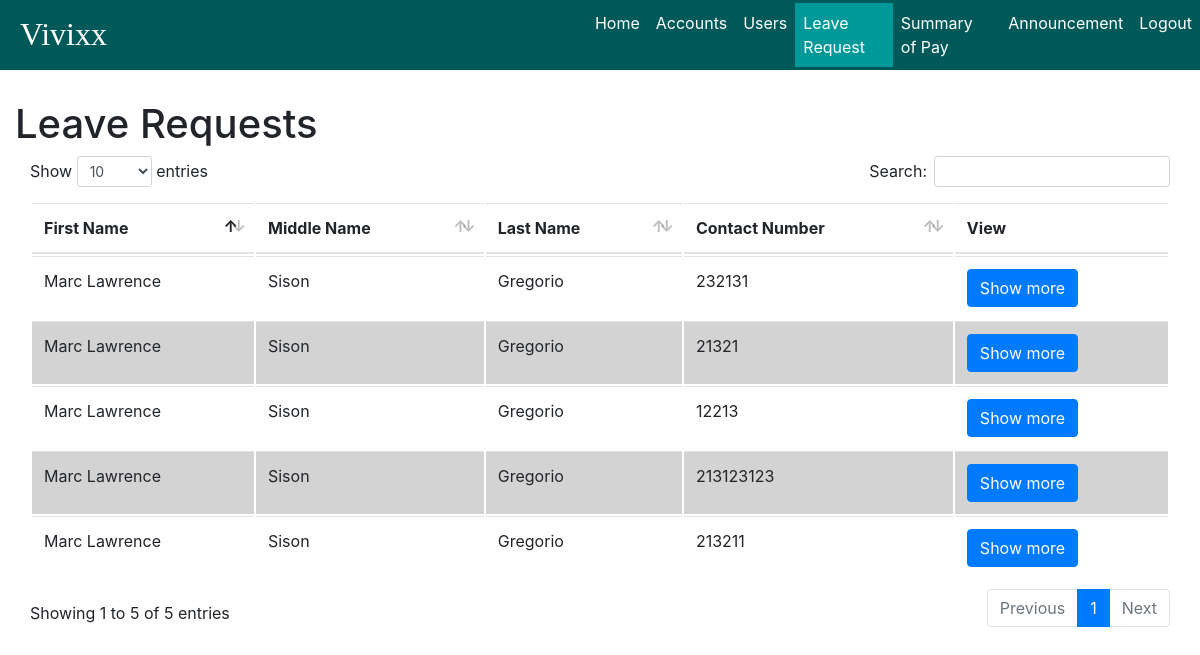
Screenshot of /admin/leave_request/leave_requests.php (signed in) with the database file from the repository.
### tables this page shows
CREATE TABLE `leave_req` (
  `leave_req_id` int(11) NOT NULL AUTO_INCREMENT,
  `user_id` int(11) NOT NULL,
  `employee` varchar(100) NOT NULL,
  `department` varchar(100) NOT NULL,
  `position` varchar(45) NOT NULL,
  `date_hired` date NOT NULL,
  `date_filed` date NOT NULL,
  `reason` varchar(100) NOT NULL,
  `contact_address` varchar(100) NOT NULL,
  `contact_number` int(11) NOT NULL,
  `from` date NOT NULL,
  `to` date NOT NULL,
  `status` enum('accepted','rejected','pending') NOT NULL DEFAULT 'pending',
  PRIMARY KEY (`leave_req_id`),
  UNIQUE KEY `leave_req_id_UNIQUE` (`leave_req_id`)
);

### admin/leave_request/leave_requests.php (the view, shortened to what this page needs)
<?php
	include '../../utilities/session.php';
?>
<!DOCTYPE html>
<html>
<head>
	<link rel="stylesheet" href="../../style/bootstrap/bootstrap.min.css">
	<link type="text/css" rel="stylesheet" href="../style/style.css" media="screen, projection">
    <link rel="stylesheet" href="../../style/datatables.css">
</head>
<body>
	<div id="wrapper">
		<nav class="navbar fixed-top navbar-expand-lg navbar-dark" id="navigation-bar">
			<a href="index" class="navbar-brand" style="margin-right:40vw;">Vivixx</a>
			<div class="collapse navbar-collapse" id="navbar-content">
				<ul class="navbar-nav">
					<li class="nav-item">
						<a class="nav-link" href="../index.php">Home</a>
					</li>
					<li class="nav-item">
						<a class="nav-link" href="../accounts/accounts_status.php">Accounts</a>
					</li>
					<li class="nav-item">
						<a class="nav-link" href="../user_information/user_information.php">Users</a>
					</li>
					<li class="nav-item  active">
						<a class="nav-link" href="../leave_request/leave_requests.php">Leave Request</a>
					</li>
					<li class="nav-item">
						<a class="nav-link" href="#">Summary of Pay</a>
					</li>
					<li class="nav-item">
						<a class="nav-link" href="../announcements/announcement.php">Announcement</a>
					</li>
					<li class="nav-item">
						<a class="nav-link logout" href="../logout.php">Logout</a>
					</li>
				</ul>
			</div>
		</nav>
		<div class="leave-request-content container-fluid">
			<h1>Leave Requests</h1>
				<table class="table" id="leave">
					<thead>
						<tr>
							<th>First Name</th>
							<th>Middle Name</th>
							<th>Last Name</th>
							<th>Contact Number</th>
							<th>View</th>
						</tr>
					</thead>
					<?php
					$sql = "select * from leave_req where status='pending';";
					$result = $connect->query($sql);
					if($result-> num_rows > 0){
						while($row = $result->fetch_assoc()){
							$fname = explode(",",$row["employee"])[0];
							$mname = explode(",",$row["employee"])[1];
							$lname = explode(",",$row["employee"])[2];
						$show = "
								<input name='show' value='show' style='display: none;'>
								<a href='view_leave_request_form.php?user_id=".$row['user_id']."&req_id=".$row['leave_req_id']."&fname=".$fname."&mname=".$mname."&lname=".$lname."'   class='show btn btn-primary'>Show more</a>";
							echo "
							<tr>
							<td>" . ucwords($fname) . "</td>
							<td>" . ucwords($mname) . "</td>
							<td>" . ucwords($lname) . "</td>
							<td>" . $row['contact_number'] . "</td>
							<td>" . $show ."</td>
							</tr>";
						}
						}
					?>
        		</table>
    	</div>
	</div>
</body>
</html>

### admin/style/style.css (style rules this page uses)
#navigation-bar { background-color: #005959; max-height: 70px; min-height: 70px; padding: 0 0 0 5px; }
#navigation-bar .navbar-brand { font-size: 2rem; font-family: rockwell; height: auto; margin: 3px 5px 5px 15px; }
#navigation-bar .navbar-nav .active { background-color: #009999; }
#navigation-bar .navbar-nav .nav-link { color: #fff; display: block; }
#wrapper .leave-request-content { margin-top: 100px; }
#wrapper #navbar-content { background-color: inherit; }

### style/datatables.css (style rules this page uses)
table.dataTable { clear: both; margin-top: 6px !important; margin-bottom: 6px !important; max-width: none !important; border-collapse: separate !important; }
table.dataTable td, table.dataTable th { -webkit-box-sizing: content-box; box-sizing: content-box; }
table.dataTable thead > tr > th.sorting_asc, table.dataTable thead > tr > th.sorting_desc, table.dataTable thead > tr > th.sorting, table.dataTable thead > tr > td.sorting_asc, table.dataTable thead > tr > td.sorting_desc, table.dataTable thead > tr > td.sorting { padding-right: 30px; }
table.dataTable thead .sorting, table.dataTable thead .sorting_asc, table.dataTable thead .sorting_desc, table.dataTable thead .sorting_asc_disabled, table.dataTable thead .sorting_desc_disabled { cursor: pointer; position: relative; }
table.dataTable thead .sorting:before, table.dataTable thead .sorting:after, table.dataTable thead .sorting_asc:before, table.dataTable thead .sorting_asc:after, table.dataTable thead .sorting_desc:before, table.dataTable thead .sorting_desc:after, table.dataTable thead .sorting_asc_disabled:before, table.dataTable thead .sorting_asc_disabled:after, table.dataTable thead .sorting_desc_disabled:before, table.dataTable thead .sorting_desc_disabled:after { position: absolute; bottom: 0.9em; display: block; opacity: 0.3; }
table.dataTable thead .sorting:before, table.dataTable thead .sorting_asc:before, table.dataTable thead .sorting_desc:before, table.dataTable thead .sorting_asc_disabled:before, table.dataTable thead .sorting_desc_disabled:before { right: 1em; content: "\2191"; }
table.dataTable thead .sorting:after, table.dataTable thead .sorting_asc:after, table.dataTable thead .sorting_desc:after, table.dataTable thead .sorting_asc_disabled:after, table.dataTable thead .sorting_desc_disabled:after { right: 0.5em; content: "\2193"; }
table.dataTable thead .sorting_asc:before, table.dataTable thead .sorting_desc:after { opacity: 1; }
table.dataTable tr.odd { background-color: white; }
table.dataTable tr.even { background-color: lightgrey; }

### rows the page displays
leave_req: employee "Marc Lawrence", employee "Sison", employee "Gregorio", contact_number "232131"
leave_req: employee "Marc Lawrence", employee "Sison", employee "Gregorio", contact_number "21321"
leave_req: employee "Marc Lawrence", employee "Sison", employee "Gregorio", contact_number "12213"
leave_req: employee "Marc Lawrence", employee "Sison", employee "Gregorio", contact_number "213123123"
leave_req: employee "Marc Lawrence", employee "Sison", employee "Gregorio", contact_number "213211"
